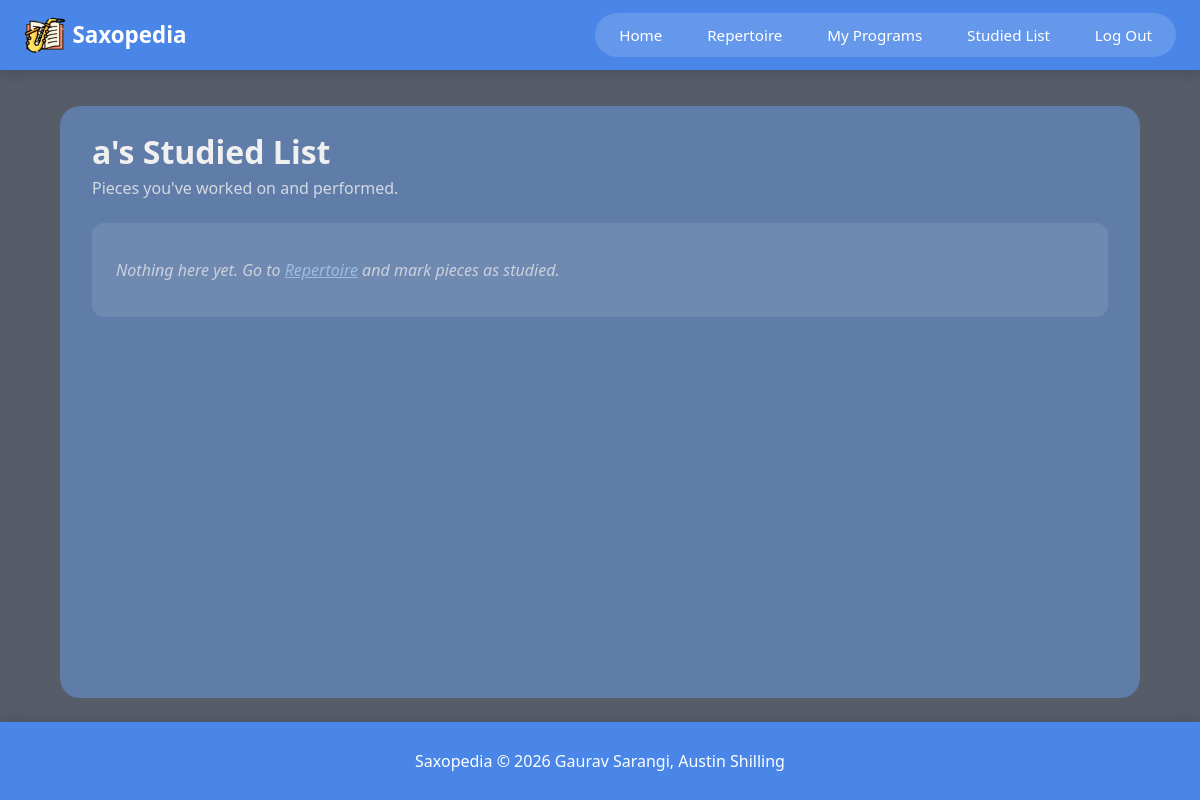
/studied (signed in), run on an earlier commit of the app's database.
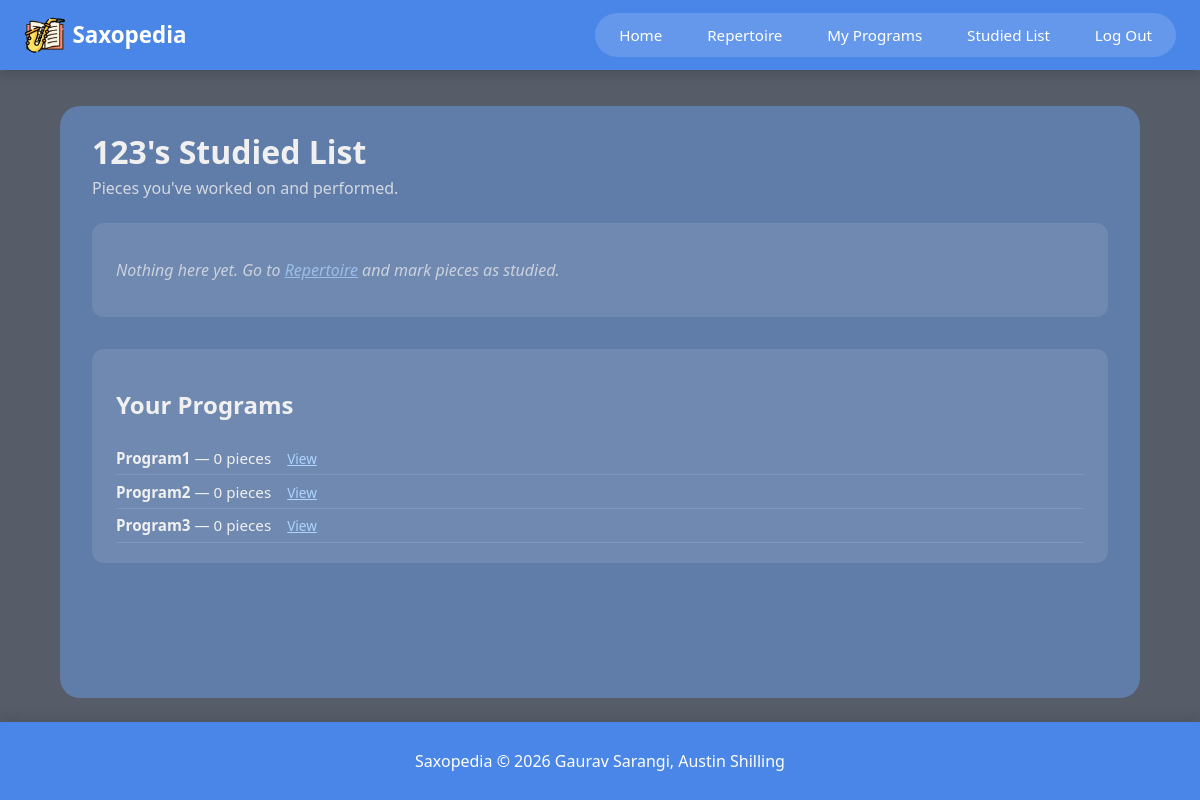
And on a later commit of the database.
### models.py (models this page shows, shortened)
class User(UserMixin, db.Model):
    __tablename__ = "users"
    id = db.Column(db.Integer, primary_key=True)
    uname = db.Column(db.String(64), unique=True, index=True)
    password_hash = db.Column(db.String(128))
    programs = db.relationship("Program", backref="user", lazy="dynamic")
    studied_pieces = db.relationship("StudiedPiece", backref="user", lazy="dynamic")
    @property
    def password(self):
        raise AttributeError("nah")

class Program(db.Model):
    __tablename__ = "programs"
    id = db.Column(db.Integer, primary_key=True)
    name = db.Column(db.String(64), index=True)
    user_id = db.Column(db.Integer, db.ForeignKey("users.id"), nullable=False)
    pieces = db.relationship("ProgramPiece", backref="program", lazy="dynamic", cascade="all, delete-orphan")
    __table_args__ = (
        db.UniqueConstraint("user_id", "name", name="uq_program_user_name"),
    )

### app.py (the view)
@app.route("/studied")
@login_required
def studied():
    pieces = current_user.studied_pieces.order_by(StudiedPiece.studied_at.desc()).all()
    programs = current_user.programs.all()
    return render_template("repstudied.html", studied_pieces=pieces, programs=programs)

### app.py (called while the page is built)
@login_manager.user_loader
def load_user(user_id):
    return User.query.get(int(user_id))

### templates/repstudied.html (shortened to what this page needs)
{% extends "base.html" %}
{% block content %}
<div class="page-content">
    <div class="page-header">
        <h1>{{ current_user.uname }}'s Studied List</h1>
        <p>Pieces you've worked on and performed.</p>
    </div>
    {% if studied_pieces %}
        <table class="piece-table">
            <thead>
                <tr>
                    <th>Title</th>
                    <th>Composer</th>
                    <th>Year</th>
                    <th>Instrumentation</th>
                    <th>Notes</th>
                    <th>Date Added</th>
                    <th></th>
                </tr>
            </thead>
            <tbody>
                {% for sp in studied_pieces %}
                    <tr>
                        <td>{{ sp.piece_title }}</td>
                        <td>{{ sp.composer }}</td>
                        <td>{{ sp.year }}</td>
                        <td>{{ sp.instrumentation }}</td>
                        <td>{{ sp.notes if sp.notes else "—" }}</td>
                        <td>{{ sp.studied_at.strftime('%b %d, %Y') }}</td>
                        <td>
                            <form action="{{ url_for('remove_studied', piece_id=sp.id) }}" method="POST">
                                <input type="hidden" name="csrf_token" value="{{ csrf_token() }}">
                                <button type="submit" class="btn btn-danger btn-sm">Remove</button>
                            </form>
                        </td>
                    </tr>
                {% endfor %}
            </tbody>
        </table>
    {% else %}
        <div class="card">
            <p class="empty-state">Nothing here yet. Go to <a href="{{ url_for('repertoire') }}">Repertoire</a> and mark pieces as studied.</p>
        </div>
    {% endif %}
    {% if programs %}
        <div class="card" style="margin-top: 2rem;">
            <h2>Your Programs</h2>
            {% for program in programs %}
                <div class="program-summary">
                    <strong>{{ program.name }}</strong>
                    {% set pieces = program.pieces.all() %}
                    — {{ pieces | length }} piece{{ 's' if pieces | length != 1 else '' }}
                    <a href="{{ url_for('programs') }}" class="link-small">View</a>
                </div>
            {% endfor %}
        </div>
    {% endif %}
</div>
{% endblock %}

### templates/base.html (shortened to what this page needs)
<!DOCTYPE html>
<html lang="en">
<head>
    <link rel="stylesheet" href="/static/css/styles.css">
</head>
<body>
    <nav class="navbar">
        <div class="nav-container">
            <a href="{{ url_for('index') }}" class="logo">
                <img class="logo-icon" src="{{ url_for('static', filename='images/SaxopediaAppIcon.png') }}" alt="Saxopedia">
                <span class="logo-text">Saxopedia</span>
            </a>
            <div class="nav-links">
                <a class="nav-link" href="{{ url_for('index') }}">Home</a>
                <a class="nav-link" href="{{ url_for('repertoire') }}">Repertoire</a>
                {% if current_user.is_authenticated %}
                    <a class="nav-link" href="{{ url_for('programs') }}">My Programs</a>
                    <a class="nav-link" href="{{ url_for('studied') }}">Studied List</a>
                    <a class="nav-link" href="{{ url_for('logout') }}">Log Out</a>
                {% else %}
                    <a class="nav-link" href="{{ url_for('register') }}">Register</a>
                    <a class="nav-link" href="{{ url_for('login') }}">Login</a>
                {% endif %}
            </div>
        </div>
    </nav>
    {% block content %}{% endblock %}
    <footer class="footer">
        <p>Saxopedia &copy; 2026 Gaurav Sarangi, Austin Shilling</p>
    </footer>
</body>
</html>

### static/css/styles.css (style rules this page uses)
*, *::before, *::after { box-sizing: border-box; }
body { background-color: #565D69; min-height: 100vh; display: flex; flex-direction: column; margin: 0; font-family: system-ui, -apple-system, sans-serif; color: #f0f0f0; }
.navbar { background: #4a86e8; box-shadow: 0 4px 12px rgba(0,0,0,0.15); }
.nav-container { max-width: 1200px; margin: auto; padding: 0.8rem 1.5rem; display: flex; justify-content: space-between; align-items: center; }
.logo { display: flex; align-items: center; gap: 0.4rem; text-decoration: none; }
.logo-icon { width: 42px; height: 42px; }
.logo-text { font-size: 1.4rem; font-weight: 700; color: white; }
.nav-links { display: flex; gap: 0.4rem; background: rgba(255,255,255,0.15); padding: 0.3rem; border-radius: 40px; backdrop-filter: blur(6px); }
.nav-link { padding: 0.45rem 1.2rem; border-radius: 40px; text-decoration: none; font-size: 0.95rem; color: white; transition: background 0.2s ease; }
.page-content { flex: 1; margin: 1.5rem auto; width: 90%; max-width: 1100px; background-color: #607CA8; padding: 1.5rem 2rem; border-radius: 20px; }
.page-header { margin-bottom: 1.5rem; }
.page-header h1 { margin: 0 0 0.25rem; }
.page-header p { margin: 0; opacity: 0.8; }
.card { background: rgba(255,255,255,0.1); border-radius: 12px; padding: 1.25rem 1.5rem; margin-bottom: 1.25rem; }
.program-summary { padding: 0.4rem 0; border-bottom: 1px solid rgba(255,255,255,0.1); font-size: 0.95rem; }
.link-small { margin-left: 0.75rem; font-size: 0.85rem; color: #acd4ff; }
.empty-state { opacity: 0.7; font-style: italic; }
.empty-state a { color: #acd4ff; }
.footer { text-align: center; padding: 0.75rem; color: white; font-size: 1rem; background-color: #4a86e8; box-shadow: 0 -4px 12px rgba(0,0,0,0.1); }

What changed in the data, as far as the page shows it:
changed User: uname "a" → "123"
added Program: name "Program1", pieces "0", value "s"
added Program: name "Program2", pieces "0", value "s"
added Program: name "Program3", pieces "0", value "s"
Also different on the page:
text now shown: "Your Programs"
